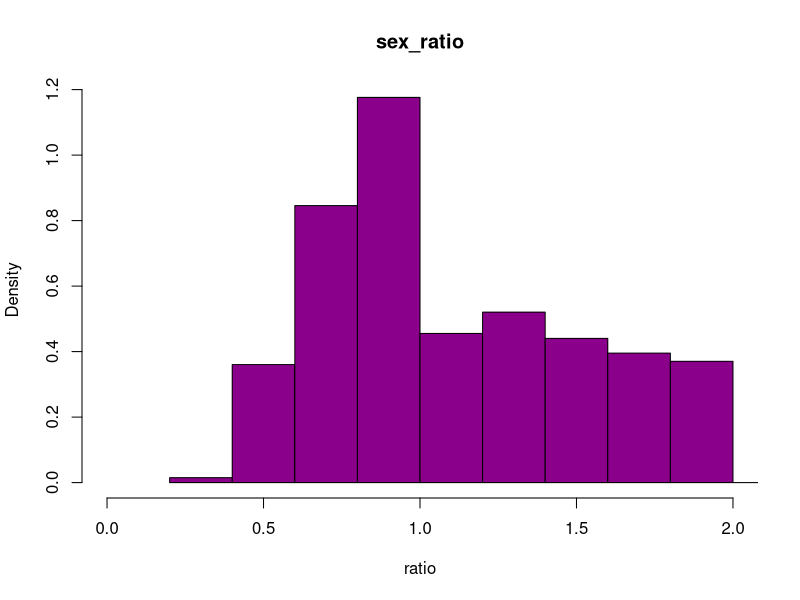

Generate this figure with R:
sex_ratio<-function(n, trials)
{
  probl<-list()
  for(x in c(1:n))
  {
    probl<-c(probl, (0.5)^x)
  }
  distribution<-list()
  
  for(k in 1:trials)
  {
    kids<-c(1:n)
    tot<-list()
    for(nn in c(1:n))
    {
      sam <- sample(c(1:n), 1, replace=FALSE,probl)
      tot<-c(tot, sam)
    }
    total<-sum(unlist(tot))
    girls<-total-n
    # boys2girls <- n/girls
    boys2girls <- n/girls
    distribution<-c(distribution, boys2girls)
  }
  
  x<-unlist(distribution)
  hist(x, main="sex_ratio",xlab="ratio",
              xlim=c(0,2),
              col="darkmagenta",
              freq=FALSE, breaks=50)
}

#plots the distribution
sex_ratio(10,1000)
